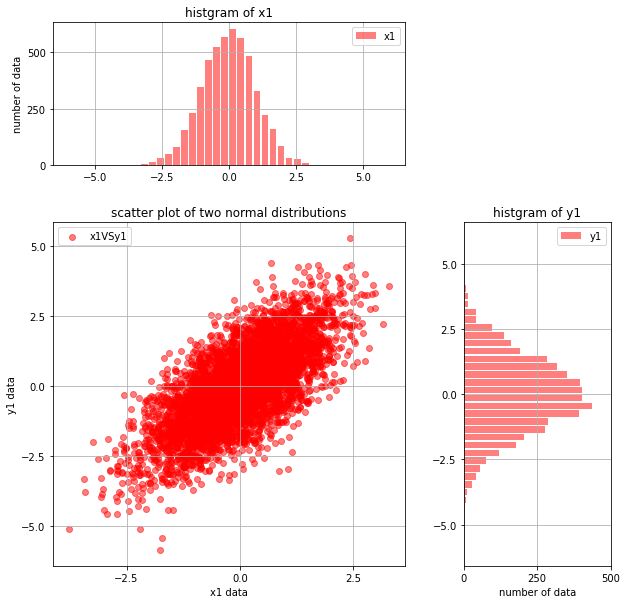

Write the Python code that produced this figure.
#%%
import numpy as np
import matplotlib.pyplot as plt
from matplotlib.gridspec import GridSpec as gridspec

x1 =np.random.normal(0, 1, 5000)
y1 = x1 + np.random.normal(0, 1, 5000)

fig = plt.figure(figsize=(10,10))
gs = gridspec(3,3)

ss1 = gs.new_subplotspec((0,0), colspan = 2)
ss2 = gs.new_subplotspec((1,0), rowspan = 2, colspan = 2)
ss3 = gs.new_subplotspec((1,2), rowspan = 2)

ax1 = plt.subplot(ss1)
ax2 = plt.subplot(ss2)
ax3 = plt.subplot(ss3)

plt.subplots_adjust(wspace=0.4, hspace=0.4)

ax1.set_title('histgram of x1')
ax1.set_ylabel('number of data')
ax2.set_title('scatter plot of two normal distributions')
ax2.set_xlabel('x1 data')
ax2.set_ylabel('y1 data')
ax3.set_title('histgram of y1')
ax3.set_xlabel('number of data')

ax1.set_xticks(np.arange(-5.0, 5.1, 2.5))
ax1.set_yticks(np.arange(0, 501, 250))
ax2.set_xticks(np.arange(-5.0, 5.1, 2.5))
ax2.set_yticks(np.arange(-5.0, 5.1, 2.5))
ax3.set_yticks(np.arange(-5.0, 5.1, 2.5))
ax3.set_xticks(np.arange(0, 501, 250))
ax3.set_xlim(0, 500)

x1_hist, x1_bins = np.histogram(x1, bins = 40, range = (-6,6))
y1_hist, y1_bins = np.histogram(y1, bins = 40, range = (-6,6))
newX1 = [(x1_bins[i-1]+x1_bins[i])/2 for i in range(1, len(x1_bins))]
newY1 = [(y1_bins[i-1]+y1_bins[i])/2 for i in range(1, len(y1_bins))]

ax1.bar(newX1, x1_hist, width = 0.25, color = 'r', alpha = 0.5, label = 'x1')
ax2.scatter(x1, y1, color = 'r', alpha = 0.5, label = 'x1VSy1')
ax3.barh(newY1, y1_hist, height = 0.25, color = 'r', alpha = 0.5, label = 'y1')

ax1.legend()
ax2.legend()
ax3.legend()

ax1.grid()
ax2.grid()
ax3.grid()

# %%
